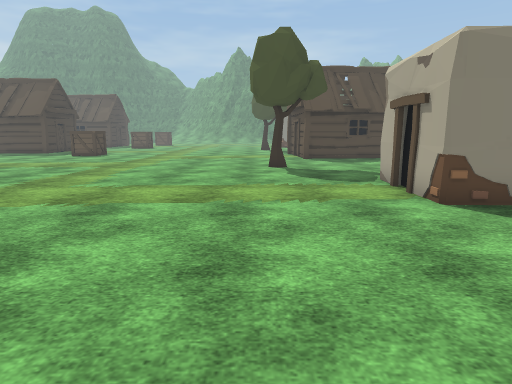
view 1 (above)

16 first-person views from a walk through a scene from a Unity 3-D project. The camera is 1.4 m above the floor, tilts 10° down and sees 75° across. The floor is counted in squares, 1 m on a side. Each view is taken from the middle of a square. On the plan, view 1 faces up. The plan holds only what a view shows up to about 15 squares ahead; the rest is blank. The place goes on beyond the plan. The player character is not drawn. Some surface patterns are stand-ins.

view 2
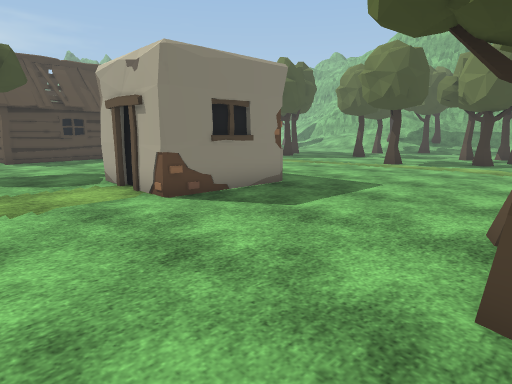

view 3
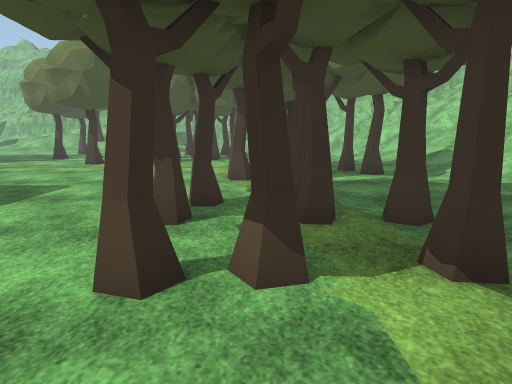

view 4
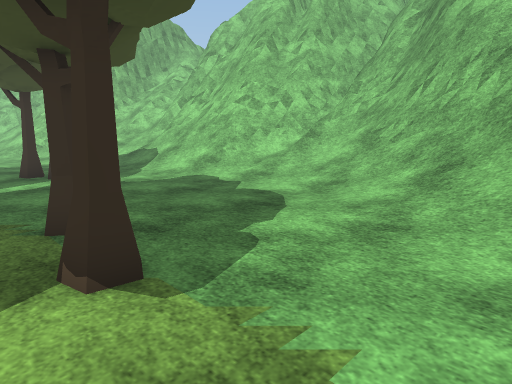

view 5
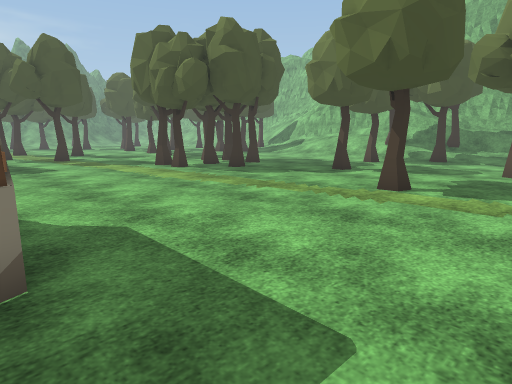

view 6
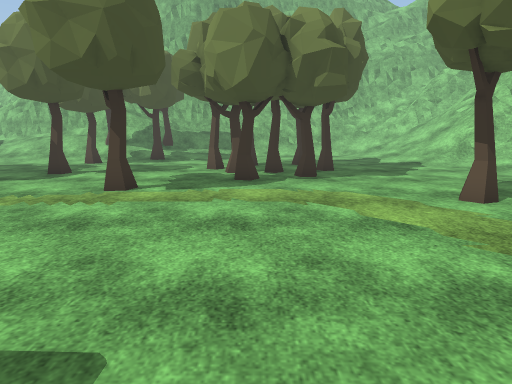

view 7
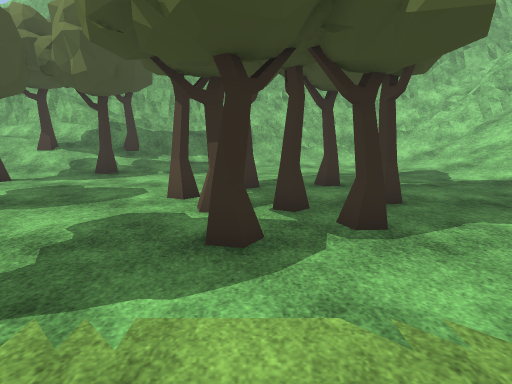

view 8
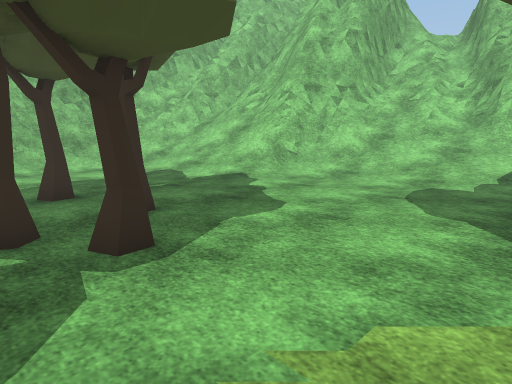

view 9
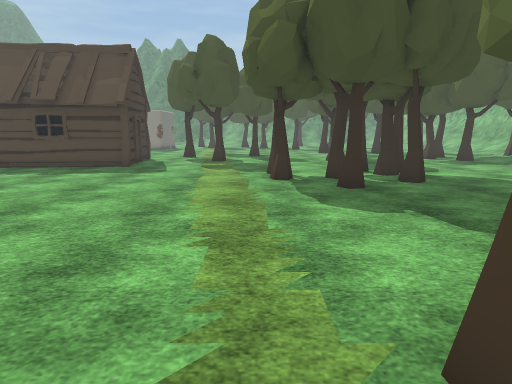

view 10
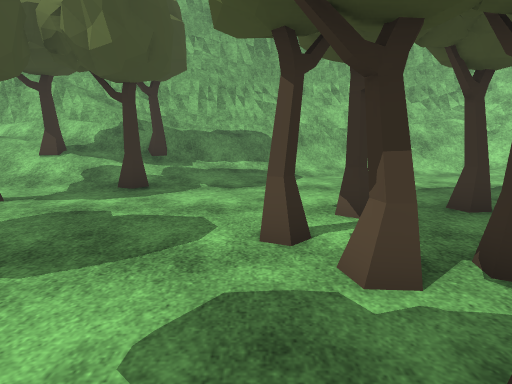

view 11
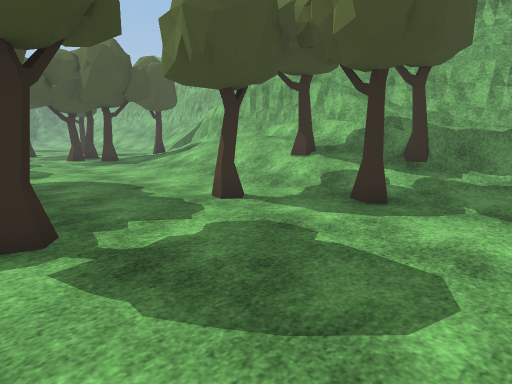

view 12
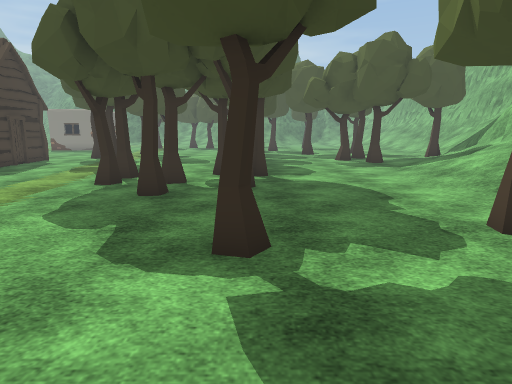

view 13
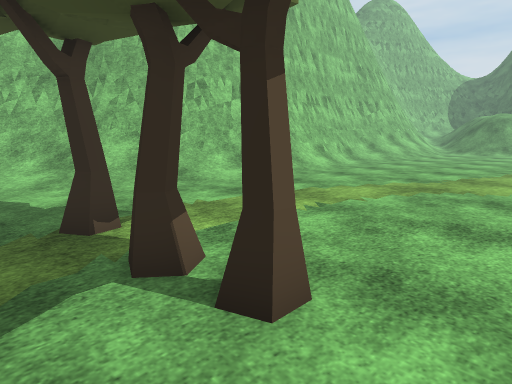

view 14
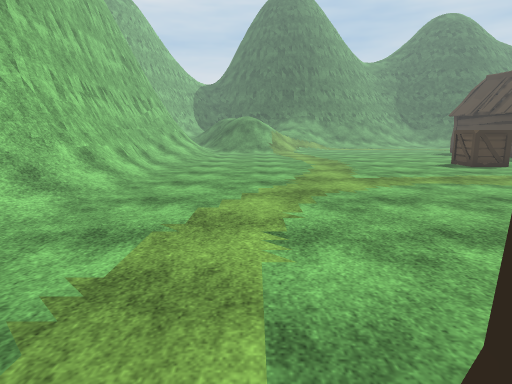

view 15
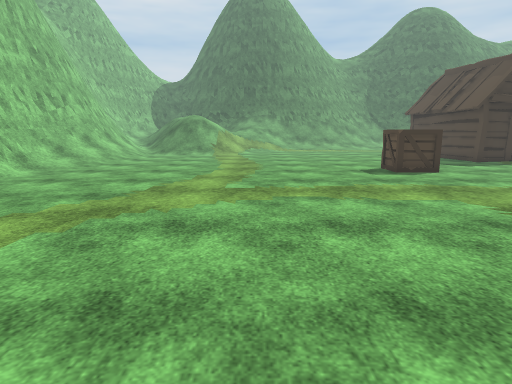

view 16
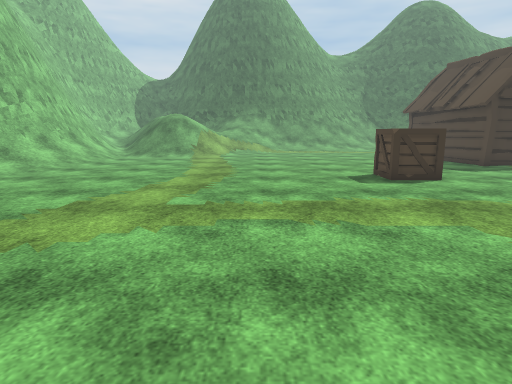

### Floor plan
Key: @ floor where view 1 was taken; # wall or solid block; . main floor; : floor 0.25 m higher than the main floor; + floor 3.75 m higher than the main floor; / step, stairs or slope; = window, fence, low wall or low ledge; T tree; H hut; C crate; O other object.
Columns run from 15 left of view 1 to 31 right of it. Each row starts with its distance up from view 1.
 22                        H                T
 21                   H    H...    ..  ....../ /#=
 20                   H    H...... ..  ......///#
 19                   HHHHHHH..... .. ......////#
 18                   H........... ..T......////
 17                  .............T..TT.....///
 16                  .............TTT.T..../////#
 15     ............ .............T...T..../////#
 14 H.  ............T.... .........TT....../////=
 13 HH...................  .................////=+
 12 ....................   .................////==#
 11  ...................   ...............T./T///=#
 10    ................#    ..........T...../////=#
  9     ...............#    ................/////=#
  8 ..  CC.............#   ................TT/T//=#
  7 ....CC.............### ........T.........////=#
  6 ....................OOO.......TT..........///=#
  5 ...................................TT......//=#
  4 ..................................T........//#=
  3 ................................TT...T.....///=
  2 ..................................T........///=
  1 ....................T............T...T......//=
  0 ...............@..T.TTT..T.........T........//=
 -1 ..................T......T..................//=
 -2 ....................T.T   TT.T.............///#
 -3 ..................T.T.....T  .............////#
 -4 ....................TT......T.........://////=#
 -5 //.........................TT........////////=#
 -6 /////./////////.....................////////  #
 -7 ////=====#///////..............././//=##///=#
 -8 =############=////.......////////////=##=  ##
 -9   #        ####=////..//////////////=###
-10               ##=///////////// /////##
-11                ##==/////=###=# ==///##
-12                 ####=//=####   #=#==##
-13                   ###==###     ####=#
-14                     #####       ###

Positions as (right, up) in squares from view 1, and headings:
1: (0, 0), facing up
2: (0, 0), facing up-right
3: (0, -1), facing right
4: (0, -2), facing down-right
5: (7, 3), facing up-right
6: (7, 3), facing right
7: (13, 3), facing right
8: (14, 3), facing down-right
9: (14, 5), facing up
10: (16, 5), facing right
11: (18, 5), facing up-right
12: (19, 6), facing up
13: (5, 2), facing down-left
14: (4, -2), facing left
15: (2, 2), facing left
16: (0, 3), facing left
